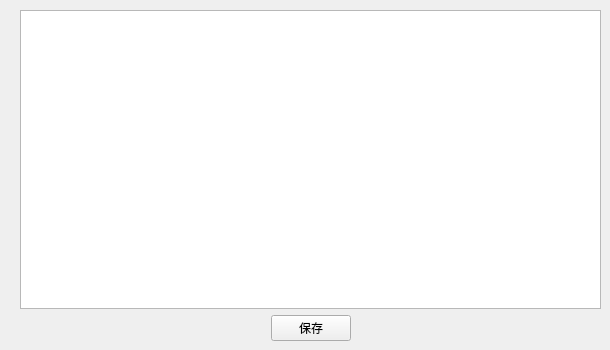
               <widget class="QWidget" name="page_5">
                <widget class="QWidget" name="daoview" native="true">
                 <property name="geometry">
                  <rect>
                   <x>20</x>
                   <y>10</y>
                   <width>581</width>
                   <height>331</height>
                  </rect>
                 </property>
                 <layout class="QVBoxLayout" name="verticalLayout_12">
                  <item>
                   <widget class="QTableView" name="equip_tableView"/>
                  </item>
                  <item>
                   <layout class="QHBoxLayout" name="horizontalLayout_27">
                    <item>
                     <spacer name="horizontalSpacer_3">
                      <property name="orientation">
                       <enum>Qt::Horizontal</enum>
                      </property>
                      <property name="sizeHint" stdset="0">
                       <size>
                        <width>40</width>
                        <height>20</height>
                       </size>
                      </property>
                     </spacer>
                    </item>
                    <item>
                     <widget class="QPushButton" name="pushButton_13">
                      <property name="text">
                       <string>保存</string>
                      </property>
                     </widget>
                    </item>
                    <item>
                     <spacer name="horizontalSpacer_2">
                      <property name="orientation">
                       <enum>Qt::Horizontal</enum>
                      </property>
                      <property name="sizeHint" stdset="0">
                       <size>
                        <width>40</width>
                        <height>20</height>
                       </size>
                      </property>
                     </spacer>
                    </item>
                   </layout>
                  </item>
                 </layout>
                </widget>
               </widget>
